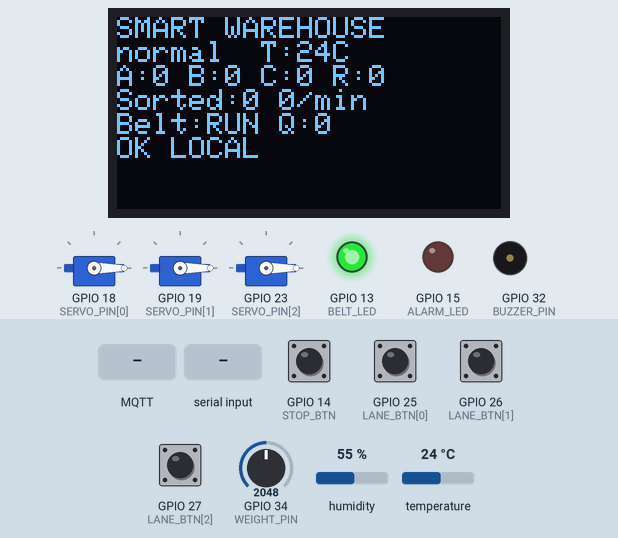
Recording of a sketch running on a simulated ESP32. Parts: 3 × servo, 128×64 one-colour display, output pins drawn as LEDs (lit = HIGH), buzzer (waves = sounding). The test bench sets the inputs (shaded band); at power-on: GPIO 14 (STOP_BTN), GPIO 25 (LANE_BTN[0]), GPIO 26 (LANE_BTN[1]), GPIO 27 (LANE_BTN[2]) HIGH, temperature 24 °C, GPIO 34 (WEIGHT_PIN) = 2048, humidity 55 % (analog values on the 0–4095 scale). WiFi joins after 1.5 s; servers stay silent unless stated; no MQTT or app messages arrive unless stated; what the sketch prints to the serial monitor is not drawn.

Above: at 1.2 s.
1.3 s: GPIO 14 (STOP_BTN) pulled LOW for 0.15 s
At 2.8 s:
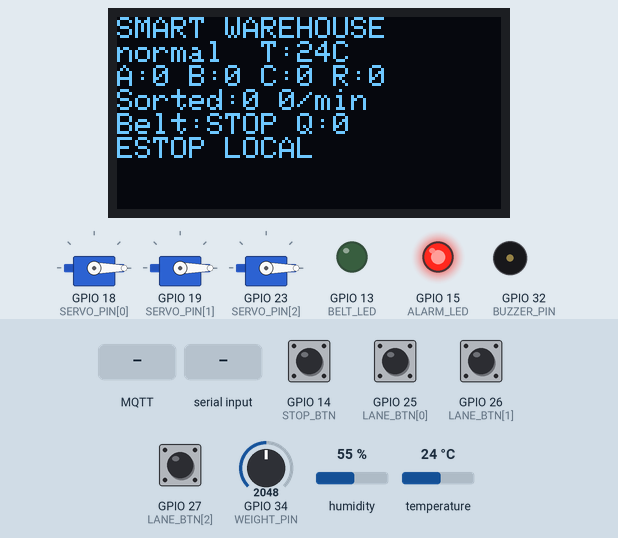
3.0 s: GPIO 14 (STOP_BTN) pulled LOW for 1 s
At 11.2 s:
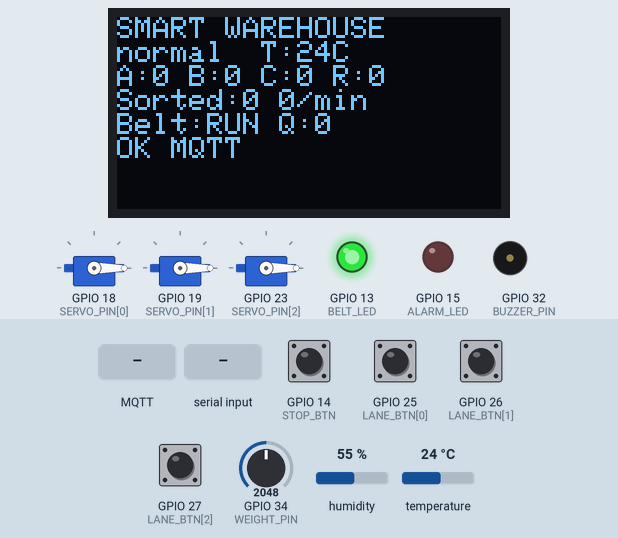
13.6 s: MQTT message "rush" arrives on the first subscribed topic
At 14.4 s:
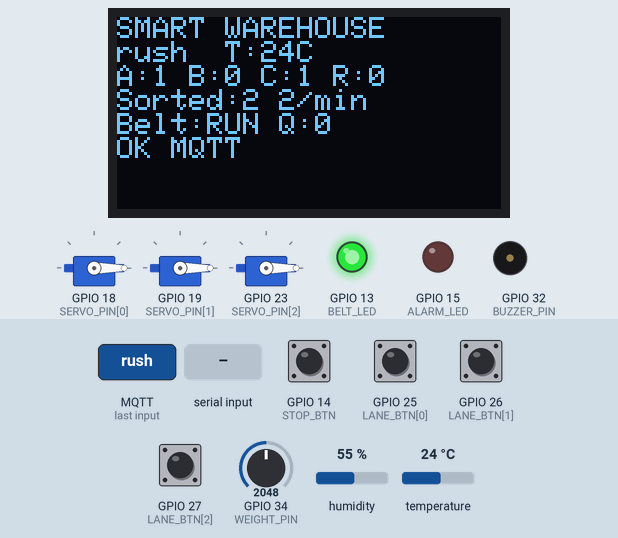
20.6 s: temperature set to 29.3 °C
At 22.88 s:
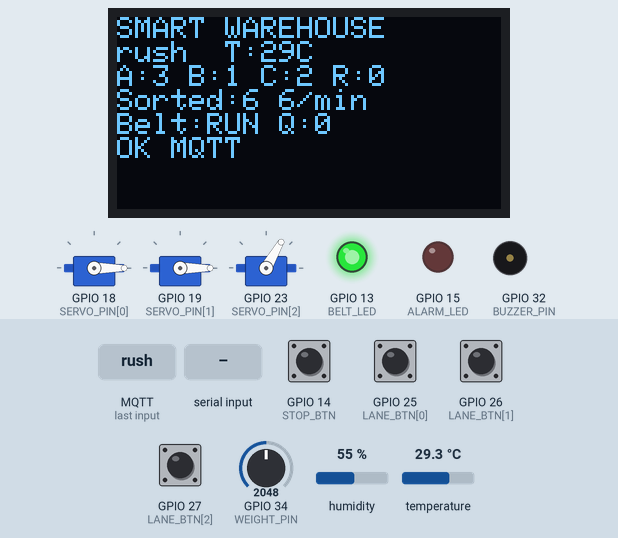
27.0 s: temperature set to 30.4 °C
At 30.31 s:
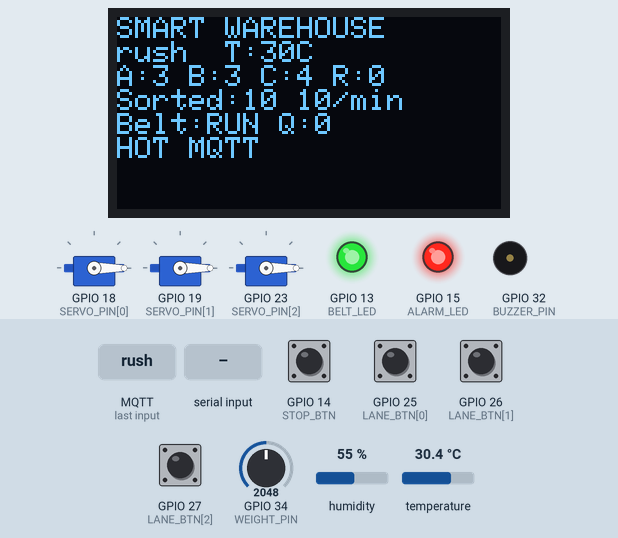
31.5 s: "idle\n" received over Serial
At 33.4 s:
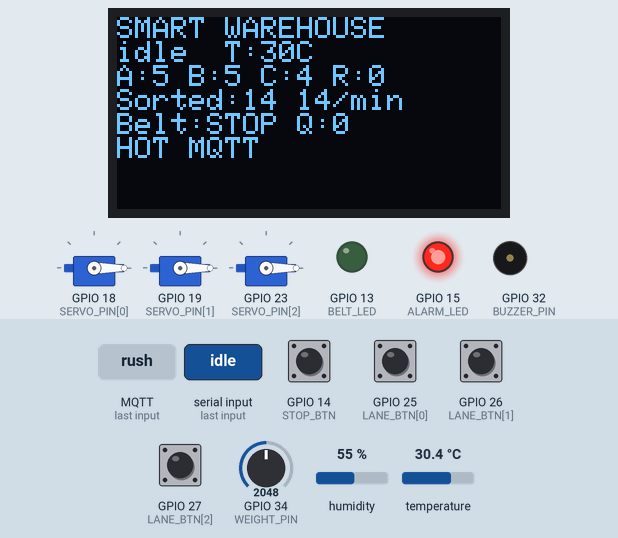
Timing chart, 0 to 34.9 s (numbered marks = the images above; inputs shaded):
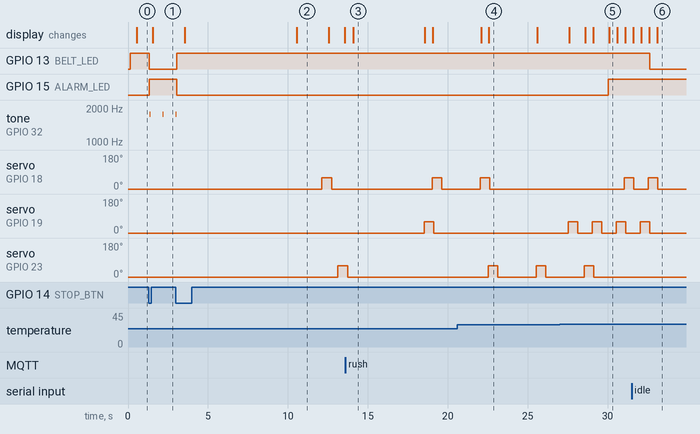

Measured:
- the behaviour switches between 29.9 and 30 °C on temperature (found by bisection; images 4 and 5)
- after the input at 1.3 s, GPIO 13 (BELT_LED): HIGH → LOW at once; GPIO 15 (ALARM_LED): LOW → HIGH at once; tone on GPIO 32 (BUZZER_PIN): alternates 1761 Hz for 0.04 s and silent for 0.76 s, starting after 0.08 s; the display: changes after 0.24 s (image 1)
- after the input at 3.0 s, GPIO 13 (BELT_LED): LOW → HIGH at once; GPIO 15 (ALARM_LED): HIGH → LOW at once
- after the input at 13.6 s, servo on GPIO 18 (SERVO_PIN[0]): 0° → 60° after 5.4 s, → 0° 0.60 s later; the display: changes after 0.47 s (image 3)
- after the input at 27.0 s, GPIO 15 (ALARM_LED): LOW → HIGH after 3.0 s; the display: first differs from a run without the input after 3.1 s (image 5)
- after the input at 31.5 s, GPIO 13 (BELT_LED): HIGH → LOW after 1.1 s instead of 2.5 s; tone on GPIO 32 (BUZZER_PIN): stops changing and stays silent; the display: first changes after 0.09 s (image 6 shows a later state)
- what the display in image 2 shows lasts 2.0 s, from 10.6 s to 12.6 s

The sketch:

sketch.ino
```cpp
// Smart Warehouse. ESP32 / Wokwi. Один файл: логика склада встроена, чтобы Wokwi хватило одного sketch.ino.
// Источник: src/Controller.h + src/sketch_main.cpp (сборка: python3 tools/build.py).

// Логика умного склада (C++). Зеркало src/controller.js: тот же алгоритм, те же числа.
#include <stdint.h>
#include <stdio.h>
#include <string.h>
#include <math.h>

struct Parcel { uint16_t id; int16_t pos; int8_t dest; int16_t w; uint8_t mask; };
enum WhMode { WH_NORMAL = 0, WH_RUSH = 1, WH_IDLE = 2 };

class WarehouseController {
 public:
  enum { CAP = 5, MAXP = 12, STEP = 10, END = 1000 };
  int DIV[3] = {250, 500, 750};
  Parcel parcels[MAXP];
  int count = 0;
  int lanes[3], sv[3];
  int mode = WH_NORMAL;
  uint32_t tickNo = 0, rng = 0, seed = 0;
  int rejects = 0, sorted = 0, backlog = 0, nextId = 1, spawnTimer = 0, lastWeight = 0;
  int buckets[6], bucketIdx = 0;
  bool estop = false, fault = false, belt = false, weightOk = true;
  int blocked = -1;
  float temp = 24, hum = 45;
  int weight = 17;
  char alarm[8];

  WarehouseController(uint32_t s = 20260101) { reset(s); }
  void reset(uint32_t s) {
    seed = s; rng = s; mode = WH_NORMAL; tickNo = 0; count = 0;
    for (int i = 0; i < 3; i++) { lanes[i] = 0; sv[i] = 0; }
    for (int i = 0; i < 6; i++) buckets[i] = 0;
    rejects = sorted = backlog = spawnTimer = lastWeight = bucketIdx = 0; nextId = 1;
    estop = fault = belt = false; weightOk = true; blocked = -1;
    temp = 24; hum = 45; weight = 17;
    strcpy(alarm, "OK");
  }
  uint32_t rand16() { rng = rng * 1664525u + 1013904223u; return rng >> 16; }
  void setInputs(int w, bool wOk, float t, float h, bool stop) {
    weightOk = wOk; weight = wOk ? w : 0; temp = t; hum = h; estop = stop;
  }
  void setMode(int m) { if (m >= 0 && m <= 2) mode = m; }
  void setFault(bool on) { fault = on; }
  void jam() { lanes[0] = CAP; }
  void clearAll() { lanes[0] = lanes[1] = lanes[2] = 0; }
  void clearLane(int i) { if (i >= 0 && i < 3) lanes[i] = 0; }
  int rate() const { int s = 0; for (int i = 0; i < 6; i++) s += buckets[i]; return s; }
  bool canSpawn() const {
    if (count >= MAXP) return false;
    for (int i = 0; i < count; i++) if (parcels[i].pos < 100) return false;
    return true;
  }
  void spawn() {
    uint32_t r1 = rand16(), r2 = rand16();
    bool bad = fault || !weightOk;
    int w, dest;
    if (bad) { w = -1; dest = 3; }
    else { w = weight + (int)(r2 % 5); dest = w > 40 ? 3 : (int)(r1 % 3); }
    lastWeight = w;
    Parcel p; p.id = nextId++; p.pos = 0; p.dest = dest; p.w = w; p.mask = 0;
    parcels[count++] = p;
  }
  void move() {
    Parcel kept[MAXP]; int k = 0; bool stop = false;
    for (int n = 0; n < count; n++) {
      Parcel p = parcels[n];
      if (stop) { kept[k++] = p; continue; }
      p.pos += STEP;
      bool removed = false;
      for (int i = 0; i < 3 && !removed && !stop; i++) {
        if (p.mask & (1 << i)) continue;
        if (p.pos >= DIV[i]) {
          if (p.dest == i) {
            if (lanes[i] < CAP) { lanes[i]++; sv[i] = 6; sorted++; buckets[bucketIdx]++; removed = true; }
            else { p.pos = DIV[i]; blocked = i; stop = true; }
          } else p.mask |= (1 << i);
        }
      }
      if (removed) continue;
      if (!stop && p.pos >= END) { rejects++; continue; }
      kept[k++] = p;
    }
    for (int i = 0; i < k; i++) parcels[i] = kept[i];
    count = k;
  }
  void tick() {
    tickNo++;
    if (tickNo % 100 == 0) { bucketIdx = (bucketIdx + 1) % 6; buckets[bucketIdx] = 0; }
    for (int i = 0; i < 3; i++) if (sv[i] > 0) sv[i]--;
    int interval = mode == WH_RUSH ? 15 : mode == WH_IDLE ? 0 : 40;
    if (interval > 0 && !estop) {
      spawnTimer++;
      if (spawnTimer >= interval) {
        spawnTimer = 0;
        if (canSpawn()) spawn(); else backlog++;
      }
    }
    if (blocked >= 0 && lanes[blocked] < CAP) blocked = -1;
    belt = !estop && blocked < 0 && (count > 0 || mode != WH_IDLE);
    if (belt) { move(); if (blocked >= 0) belt = false; }
    if (estop) strcpy(alarm, "ESTOP");
    else if (blocked >= 0) { strcpy(alarm, "FULL:A"); alarm[5] = 'A' + blocked; }
    else if (fault || !weightOk) strcpy(alarm, "FAULT");
    else if (temp >= 30) strcpy(alarm, "HOT");
    else strcpy(alarm, "OK");
  }
  // Тот же формат, что и trace() в controller.js.
  int trace(char* out, size_t len) const {
    int n = snprintf(out, len, "%u|%d|%s|%d,%d,%d|%d|%d|%d|%d|%d,%d,%d|", (unsigned)tickNo, belt ? 1 : 0, alarm,
                     lanes[0], lanes[1], lanes[2], rejects, sorted, rate(), backlog, sv[0], sv[1], sv[2]);
    for (int i = 0; i < count && n < (int)len - 40; i++)
      n += snprintf(out + n, len - n, "%s%d:%d:%d:%d", i ? ";" : "", parcels[i].id, parcels[i].pos, parcels[i].dest, parcels[i].w);
    return n;
  }
};

#include <Arduino.h>
#include <WiFi.h>
#include <PubSubClient.h>
#include <DHT.h>
#include <Wire.h>
#include <Adafruit_GFX.h>
#include <Adafruit_SSD1306.h>
#include <ESP32Servo.h>

// Учебная демонстрация. Публичный брокер передаёт только синтетические данные.
const char* MQTT_HOST = "broker.hivemq.com";
const char* DEVICE_ID = "sw-3f9a2c71";
const char* TOPIC_STATE = "smartwarehouse/sw-3f9a2c71/state";
const char* TOPIC_COMMAND = "smartwarehouse/sw-3f9a2c71/command";

const int DHT_PIN = 4, WEIGHT_PIN = 34;
const int SERVO_PIN[3] = {18, 19, 23};
const int LANE_BTN[3] = {25, 26, 27};
const int STOP_BTN = 14, BELT_LED = 13, ALARM_LED = 15, BUZZER_PIN = 32;

DHT dht(DHT_PIN, DHT22);
Adafruit_SSD1306 display(128, 64, &Wire, -1);
Servo servos[3];
WiFiClient network;
PubSubClient mqtt(network);
WarehouseController wh(20260101);

bool screenAvailable = false, softStop = false;
float temperature = 24, humidity = 45;
int servoAngle[3] = {-1, -1, -1};
uint32_t lastTick = 0, lastDht = 0, lastPublish = 0, lastScreen = 0, lastBeep = 0, lastMqttAttempt = 0, lastWifiAttempt = 0;
volatile bool mqttOnline = false;
struct StatePacket { char text[900]; };
struct IncomingCommand { char text[16]; };
QueueHandle_t stateQueue, commandQueue;

struct Button { int pin; bool last; uint32_t changed; };
Button laneButtons[3] = {{25, true, 0}, {26, true, 0}, {27, true, 0}};
Button stopButton = {14, true, 0};
bool pressed(Button& b) {
  bool now = digitalRead(b.pin);
  uint32_t t = millis();
  if (now != b.last && t - b.changed > 40) {
    b.changed = t; b.last = now;
    if (!now) return true;
  }
  return false;
}

const char* modeName() { return wh.mode == WH_RUSH ? "rush" : wh.mode == WH_IDLE ? "idle" : "normal"; }

void applyCommand(String v) {
  v.trim(); v.toLowerCase();
  if (v == "normal") wh.setMode(WH_NORMAL);
  else if (v == "rush") wh.setMode(WH_RUSH);
  else if (v == "idle") wh.setMode(WH_IDLE);
  else if (v == "jam") wh.jam();
  else if (v == "clear") wh.clearAll();
  else if (v == "clra") wh.clearLane(0);
  else if (v == "clrb") wh.clearLane(1);
  else if (v == "clrc") wh.clearLane(2);
  else if (v == "fault") wh.setFault(true);
  else if (v == "fixed") wh.setFault(false);
  else if (v == "estop") softStop = true;
  else if (v == "release") softStop = false;
  else { Serial.println("Commands: normal rush idle jam clear clra clrb clrc fault fixed estop release"); return; }
  Serial.print("COMMAND "); Serial.println(v);
}
void onMessage(char* topic, byte* payload, unsigned int length) {
  if (String(topic) != TOPIC_COMMAND || length > 15) return;
  IncomingCommand command = {};
  memcpy(command.text, payload, length); command.text[length] = 0;
  xQueueSend(commandQueue, &command, 0);
}
void networkTask(void*) {
  StatePacket packet = {};
  for (;;) {
    uint32_t now = millis();
    if (WiFi.status() == WL_CONNECTED) {
      if (!mqtt.connected() && uint32_t(now - lastMqttAttempt) >= 10000) {
        lastMqttAttempt = now;
        if (mqtt.connect("sw-3f9a2c71-esp32")) mqtt.subscribe(TOPIC_COMMAND);
      }
      mqttOnline = mqtt.connected();
      if (mqttOnline) { mqtt.loop(); if (xQueueReceive(stateQueue, &packet, 0) == pdTRUE) mqtt.publish(TOPIC_STATE, packet.text, false); }
    } else {
      mqttOnline = false;
      if (uint32_t(now - lastWifiAttempt) >= 20000) { lastWifiAttempt = now; WiFi.reconnect(); }
    }
    vTaskDelay(pdMS_TO_TICKS(30));
  }
}
void publishState() {
  StatePacket q = {};
  char* p = q.text; const size_t cap = sizeof(q.text);
  int n = snprintf(p, cap, "{\"d\":\"%s\",\"src\":\"wokwi\",\"up\":%lu,\"mode\":\"%s\",\"belt\":%d,\"estop\":%d,\"alarm\":\"%s\",\"t\":%.1f,\"h\":%.0f,\"w\":%d,\"lanes\":[%d,%d,%d],\"cap\":%d,\"rej\":%d,\"sorted\":%d,\"rate\":%d,\"back\":%d,\"sv\":[%d,%d,%d],\"p\":[",
    DEVICE_ID, (unsigned long)millis(), modeName(), wh.belt ? 1 : 0, wh.estop ? 1 : 0, wh.alarm, temperature, humidity, wh.lastWeight,
    wh.lanes[0], wh.lanes[1], wh.lanes[2], (int)WarehouseController::CAP, wh.rejects, wh.sorted, wh.rate(), wh.backlog,
    wh.sv[0] > 0, wh.sv[1] > 0, wh.sv[2] > 0);
  for (int i = 0; i < wh.count && n < (int)cap - 40; i++)
    n += snprintf(p + n, cap - n, "%s[%d,%d,%d,%d]", i ? "," : "", wh.parcels[i].id, wh.parcels[i].pos, wh.parcels[i].dest, wh.parcels[i].w);
  snprintf(p + n, cap - n, "]}");
  Serial.println(q.text);
  xQueueOverwrite(stateQueue, &q);
}
void drawScreen() {
  if (!screenAvailable) return;
  display.clearDisplay(); display.setTextColor(SSD1306_WHITE); display.setTextSize(1); display.setCursor(0, 0);
  display.println("SMART WAREHOUSE");
  display.printf("%s  T:%.0fC\n", modeName(), temperature);
  display.printf("A:%d B:%d C:%d R:%d\n", wh.lanes[0], wh.lanes[1], wh.lanes[2], wh.rejects);
  display.printf("Sorted:%d %d/min\n", wh.sorted, wh.rate());
  display.printf("Belt:%s Q:%d\n", wh.belt ? "RUN" : "STOP", wh.backlog);
  display.printf("%s %s", wh.alarm, mqttOnline ? "MQTT" : "LOCAL");
  display.display();
}
void actuate() {
  digitalWrite(BELT_LED, wh.belt ? HIGH : LOW);
  bool alarm = strcmp(wh.alarm, "OK") != 0;
  digitalWrite(ALARM_LED, alarm ? HIGH : LOW);
  for (int i = 0; i < 3; i++) {
    int angle = wh.sv[i] > 0 ? 60 : 0;
    if (angle != servoAngle[i]) { servos[i].write(angle); servoAngle[i] = angle; }
  }
  // Сигнал без LEDC, чтобы не конфликтовать с сервоприводами.
  bool loud = alarm && strcmp(wh.alarm, "HOT") != 0;
  if (loud && millis() - lastBeep > 800) {
    lastBeep = millis();
    for (int i = 0; i < 50; i++) { digitalWrite(BUZZER_PIN, HIGH); delayMicroseconds(280); digitalWrite(BUZZER_PIN, LOW); delayMicroseconds(280); }
  }
}
void setup() {
  Serial.begin(115200);
  pinMode(BELT_LED, OUTPUT); pinMode(ALARM_LED, OUTPUT); pinMode(BUZZER_PIN, OUTPUT);
  for (int i = 0; i < 3; i++) pinMode(LANE_BTN[i], INPUT_PULLUP);
  pinMode(STOP_BTN, INPUT_PULLUP);
  analogReadResolution(12);
  ESP32PWM::allocateTimer(0); servos[0].setPeriodHertz(50);
  for (int i = 0; i < 3; i++) { servos[i].setPeriodHertz(50); servos[i].attach(SERVO_PIN[i], 500, 2400); servos[i].write(0); servoAngle[i] = 0; }
  Wire.begin(21, 22); dht.begin();
  screenAvailable = display.begin(SSD1306_SWITCHCAPVCC, 0x3c);
  WiFi.mode(WIFI_STA); WiFi.begin("Wokwi-GUEST", "", 6);
  mqtt.setServer(MQTT_HOST, 1883); mqtt.setCallback(onMessage); mqtt.setBufferSize(1024); mqtt.setSocketTimeout(30);
  network.setTimeout(1000);
  stateQueue = xQueueCreate(1, sizeof(StatePacket)); commandQueue = xQueueCreate(4, sizeof(IncomingCommand));
  if (!stateQueue || !commandQueue) { Serial.println("Queue allocation failed"); for (;;) delay(1000); }
  xTaskCreatePinnedToCore(networkTask, "network", 8192, nullptr, 1, nullptr, 0);
  lastTick = millis();
  Serial.println("Ready. Commands: normal rush idle jam clear clra clrb clrc fault fixed estop release");
}
String commandBuffer;
void loop() {
  uint32_t now = millis();
  IncomingCommand incoming;
  while (xQueueReceive(commandQueue, &incoming, 0) == pdTRUE) applyCommand(String(incoming.text));
  while (Serial.available()) {
    char c = Serial.read();
    if (c == '\n' || c == '\r') { if (commandBuffer.length()) { applyCommand(commandBuffer); commandBuffer = ""; } }
    else if (commandBuffer.length() < 15) commandBuffer += c;
  }
  for (int i = 0; i < 3; i++) if (pressed(laneButtons[i])) { wh.clearLane(i); Serial.printf("Lane %c cleared\n", 'A' + i); }
  if (pressed(stopButton)) { softStop = !softStop; Serial.println(softStop ? "E-STOP ON" : "E-STOP OFF"); }
  if (now - lastDht >= 2000) {
    lastDht = now;
    float t = dht.readTemperature(), h = dht.readHumidity();
    if (isfinite(t)) temperature = t;
    if (isfinite(h)) humidity = h;
  }
  if (now - lastTick > 1000) lastTick = now - 100;
  while (millis() - lastTick >= 100) {
    lastTick += 100;
    int weight = analogRead(WEIGHT_PIN) * 50 / 4095;
    wh.setInputs(weight, true, temperature, humidity, softStop);
    wh.tick();
  }
  actuate();
  if (now - lastPublish >= 500) { lastPublish = now; publishState(); }
  if (now - lastScreen >= 500) { lastScreen = now; drawScreen(); }
  delay(2);
}
```
